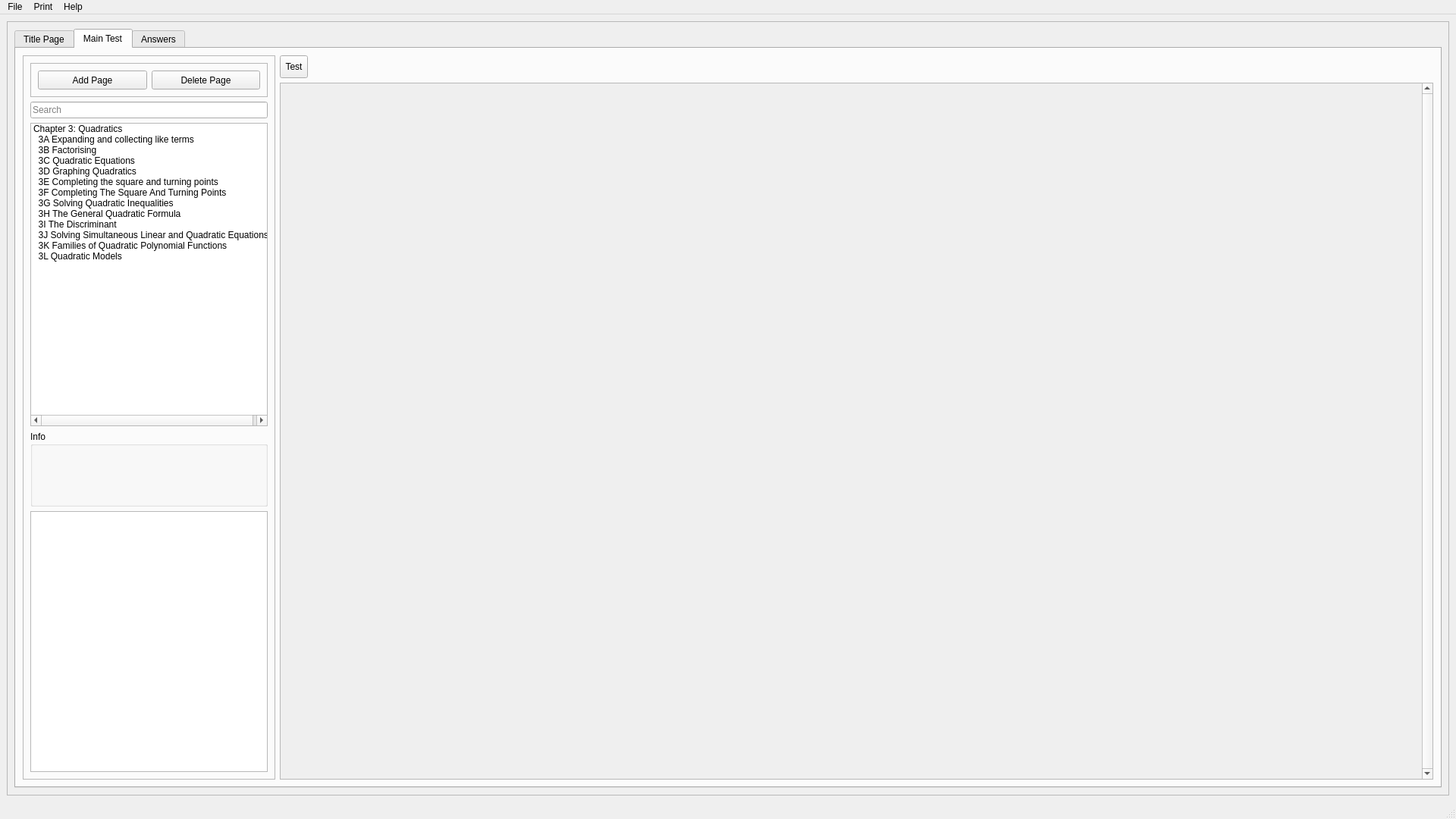
<?xml version="1.0" encoding="UTF-8"?>
<ui version="4.0">
 <class>MainWindow</class>
 <widget class="QMainWindow" name="MainWindow">
  <property name="geometry">
   <rect>
    <x>0</x>
    <y>0</y>
    <width>1920</width>
    <height>1080</height>
   </rect>
  </property>
  <property name="windowTitle">
   <string>MainWindow</string>
  </property>
  <widget class="QWidget" name="centralwidget">
   <layout class="QGridLayout" name="gridLayout">
    <item row="1" column="1">
     <widget class="QFrame" name="PageBar">
      <property name="minimumSize">
       <size>
        <width>700</width>
        <height>500</height>
       </size>
      </property>
      <property name="frameShape">
       <enum>QFrame::StyledPanel</enum>
      </property>
      <property name="frameShadow">
       <enum>QFrame::Raised</enum>
      </property>
      <layout class="QGridLayout" name="gridLayout_4">
       <item row="0" column="1">
        <widget class="QTabWidget" name="tabWidget">
         <property name="minimumSize">
          <size>
           <width>1000</width>
           <height>500</height>
          </size>
         </property>
         <property name="styleSheet">
          <string notr="true"/>
         </property>
         <property name="currentIndex">
          <number>1</number>
         </property>
         <widget class="QWidget" name="TitlePage">
          <attribute name="title">
           <string>Title Page</string>
          </attribute>
          <layout class="QGridLayout" name="gridLayout_7">
           <item row="0" column="0">
            <layout class="QHBoxLayout" name="horizontalLayout">
             <item>
              <widget class="QPushButton" name="pushButton">
               <property name="text">
                <string>PushButton</string>
               </property>
              </widget>
             </item>
             <item>
              <spacer name="horizontalSpacer_2">
               <property name="orientation">
                <enum>Qt::Horizontal</enum>
               </property>
               <property name="sizeHint" stdset="0">
                <size>
                 <width>40</width>
                 <height>20</height>
                </size>
               </property>
              </spacer>
             </item>
            </layout>
           </item>
           <item row="1" column="0">
            <widget class="QScrollArea" name="scrollAreaTitlePage">
             <property name="enabled">
              <bool>true</bool>
             </property>
             <property name="mouseTracking">
              <bool>false</bool>
             </property>
             <property name="verticalScrollBarPolicy">
              <enum>Qt::ScrollBarAlwaysOn</enum>
             </property>
             <property name="horizontalScrollBarPolicy">
              <enum>Qt::ScrollBarAlwaysOff</enum>
             </property>
             <property name="widgetResizable">
              <bool>true</bool>
             </property>
             <widget class="QWidget" name="scrollAreaTitlePageWidgetContents">
              <property name="geometry">
               <rect>
                <x>0</x>
                <y>0</y>
                <width>1844</width>
                <height>917</height>
               </rect>
              </property>
             </widget>
            </widget>
           </item>
          </layout>
         </widget>
         <widget class="QWidget" name="MainTest">
          <attribute name="title">
           <string>Main Test</string>
          </attribute>
          <layout class="QGridLayout" name="gridLayout_5">
           <item row="0" column="0" rowspan="2">
            <widget class="QFrame" name="SideBar">
             <property name="maximumSize">
              <size>
               <width>333</width>
               <height>1080</height>
              </size>
             </property>
             <property name="frameShape">
              <enum>QFrame::StyledPanel</enum>
             </property>
             <property name="frameShadow">
              <enum>QFrame::Raised</enum>
             </property>
             <layout class="QGridLayout" name="gridLayout_2">
              <item row="4" column="0">
               <widget class="QGroupBox" name="groupBox">
                <property name="minimumSize">
                 <size>
                  <width>20</width>
                  <height>100</height>
                 </size>
                </property>
                <property name="title">
                 <string>Info</string>
                </property>
               </widget>
              </item>
              <item row="1" column="0">
               <widget class="QLineEdit" name="searchMathEquations">
                <property name="text">
                 <string/>
                </property>
                <property name="placeholderText">
                 <string>Search</string>
                </property>
               </widget>
              </item>
              <item row="3" column="0">
               <widget class="QListWidget" name="mathQuestions">
                <property name="minimumSize">
                 <size>
                  <width>0</width>
                  <height>400</height>
                 </size>
                </property>
                <item>
                 <property name="text">
                  <string>Chapter 3: Quadratics</string>
                 </property>
                </item>
                <item>
                 <property name="text">
                  <string>  3A Expanding and collecting like terms</string>
                 </property>
                </item>
                <item>
                 <property name="text">
                  <string>  3B Factorising</string>
                 </property>
                </item>
                <item>
                 <property name="text">
                  <string>  3C Quadratic Equations</string>
                 </property>
                </item>
                <item>
                 <property name="text">
                  <string>  3D Graphing Quadratics</string>
                 </property>
                </item>
                <item>
                 <property name="text">
                  <string>  3E Completing the square and turning points</string>
                 </property>
                </item>
                <item>
                 <property name="text">
                  <string>  3F Completing The Square And Turning Points</string>
                 </property>
                </item>
                <item>
                 <property name="text">
                  <string>  3G Solving Quadratic Inequalities</string>
                 </property>
                </item>
                <item>
                 <property name="text">
                  <string>  3H The General Quadratic Formula</string>
                 </property>
                </item>
                <item>
                 <property name="text">
                  <string>  3I The Discriminant</string>
                 </property>
                </item>
                <item>
                 <property name="text">
                  <string>  3J Solving Simultaneous Linear and Quadratic Equations</string>
                 </property>
                </item>
                <item>
                 <property name="text">
                  <string>  3K Families of Quadratic Polynomial Functions</string>
                 </property>
                </item>
                <item>
                 <property name="text">
                  <string>  3L Quadratic Models</string>
                 </property>
                </item>
               </widget>
              </item>
              <item row="0" column="0">
               <widget class="QFrame" name="TopBar">
                <property name="minimumSize">
                 <size>
                  <width>0</width>
                  <height>40</height>
                 </size>
                </property>
                <property name="maximumSize">
                 <size>
                  <width>99999</width>
                  <height>50</height>
                 </size>
                </property>
                <property name="frameShape">
                 <enum>QFrame::StyledPanel</enum>
                </property>
                <property name="frameShadow">
                 <enum>QFrame::Raised</enum>
                </property>
                <layout class="QGridLayout" name="gridLayout_3">
                 <item row="0" column="0">
                  <widget class="QPushButton" name="addPage">
                   <property name="enabled">
                    <bool>true</bool>
                   </property>
                   <property name="minimumSize">
                    <size>
                     <width>0</width>
                     <height>25</height>
                    </size>
                   </property>
                   <property name="text">
                    <string>Add Page</string>
                   </property>
                  </widget>
                 </item>
                 <item row="0" column="1">
                  <widget class="QPushButton" name="deletePage">
                   <property name="minimumSize">
                    <size>
                     <width>10</width>
                     <height>25</height>
                    </size>
                   </property>
                   <property name="mouseTracking">
                    <bool>false</bool>
                   </property>
                   <property name="text">
                    <string>Delete Page</string>
                   </property>
                  </widget>
                 </item>
                </layout>
               </widget>
              </item>
              <item row="5" column="0">
               <widget class="QListWidget" name="mathQuestionsList">
                <property name="minimumSize">
                 <size>
                  <width>0</width>
                  <height>0</height>
                 </size>
                </property>
               </widget>
              </item>
             </layout>
            </widget>
           </item>
           <item row="1" column="1">
            <widget class="QScrollArea" name="scrollArea">
             <property name="enabled">
              <bool>true</bool>
             </property>
             <property name="mouseTracking">
              <bool>false</bool>
             </property>
             <property name="verticalScrollBarPolicy">
              <enum>Qt::ScrollBarAlwaysOn</enum>
             </property>
             <property name="horizontalScrollBarPolicy">
              <enum>Qt::ScrollBarAlwaysOff</enum>
             </property>
             <property name="widgetResizable">
              <bool>true</bool>
             </property>
             <widget class="QWidget" name="scrollAreaQuestionWidgetContents">
              <property name="geometry">
               <rect>
                <x>0</x>
                <y>0</y>
                <width>1505</width>
                <height>911</height>
               </rect>
              </property>
             </widget>
            </widget>
           </item>
           <item row="0" column="1">
            <layout class="QGridLayout" name="gridLayout_12">
             <item row="0" column="0">
              <widget class="QToolButton" name="toolButton">
               <property name="minimumSize">
                <size>
                 <width>30</width>
                 <height>30</height>
                </size>
               </property>
               <property name="maximumSize">
                <size>
                 <width>50</width>
                 <height>50</height>
                </size>
               </property>
               <property name="text">
                <string>Test</string>
               </property>
              </widget>
             </item>
             <item row="0" column="1">
              <spacer name="horizontalSpacer">
               <property name="orientation">
                <enum>Qt::Horizontal</enum>
               </property>
               <property name="sizeHint" stdset="0">
                <size>
                 <width>40</width>
                 <height>20</height>
                </size>
               </property>
              </spacer>
             </item>
            </layout>
           </item>
          </layout>
         </widget>
         <widget class="QWidget" name="Answers">
          <attribute name="title">
           <string>Answers</string>
          </attribute>
          <layout class="QGridLayout" name="gridLayout_6">
           <item row="0" column="0">
            <widget class="QScrollArea" name="scrollAreaAnswers">
             <property name="enabled">
              <bool>true</bool>
             </property>
             <property name="widgetResizable">
              <bool>true</bool>
             </property>
             <widget class="QWidget" name="scrollAreaAnswersWidgetContents">
              <property name="geometry">
               <rect>
                <x>0</x>
                <y>0</y>
                <width>66</width>
                <height>16</height>
               </rect>
              </property>
             </widget>
            </widget>
           </item>
          </layout>
         </widget>
        </widget>
       </item>
      </layout>
     </widget>
    </item>
   </layout>
  </widget>
  <widget class="QMenuBar" name="menubar">
   <property name="geometry">
    <rect>
     <x>0</x>
     <y>0</y>
     <width>1920</width>
     <height>21</height>
    </rect>
   </property>
   <widget class="QMenu" name="menuFile">
    <property name="title">
     <string>File</string>
    </property>
    <addaction name="actionSave"/>
    <addaction name="actionSave_As"/>
    <addaction name="actionOpen_2"/>
    <addaction name="actionExit"/>
   </widget>
   <widget class="QMenu" name="menuPrint">
    <property name="title">
     <string>Print</string>
    </property>
    <addaction name="actionPDF"/>
   </widget>
   <widget class="QMenu" name="menuHelp">
    <property name="title">
     <string>Help</string>
    </property>
   </widget>
   <addaction name="menuFile"/>
   <addaction name="menuPrint"/>
   <addaction name="menuHelp"/>
  </widget>
  <widget class="QStatusBar" name="statusbar"/>
  <action name="actionExit">
   <property name="text">
    <string>Close</string>
   </property>
  </action>
  <action name="actionSave">
   <property name="text">
    <string>Save</string>
   </property>
  </action>
  <action name="actionHelp">
   <property name="text">
    <string>Help</string>
   </property>
  </action>
  <action name="actionPDF">
   <property name="text">
    <string>PDF</string>
   </property>
  </action>
  <action name="actionSave_2">
   <property name="text">
    <string>Save</string>
   </property>
  </action>
  <action name="action_Save_As">
   <property name="text">
    <string>Save as</string>
   </property>
  </action>
  <action name="actionOpen">
   <property name="text">
    <string>Open</string>
   </property>
  </action>
  <action name="actionOpen_2">
   <property name="text">
    <string>Open</string>
   </property>
  </action>
  <action name="actionSave_As">
   <property name="text">
    <string>Save as</string>
   </property>
  </action>
 </widget>
 <resources/>
 <connections/>
</ui>
